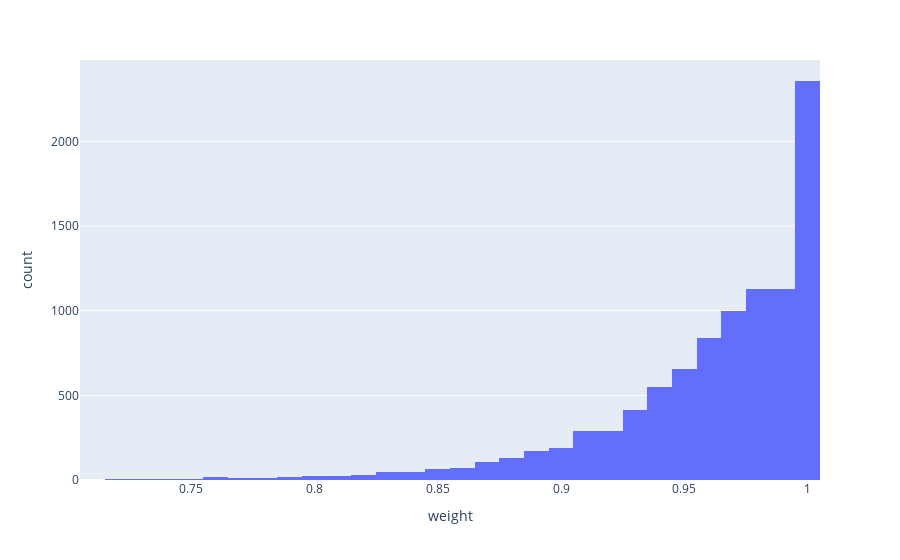

Source (notebook cell):
### Markdown cell above
Plotting a histogram of the weights.

### Code cell
fig = px.histogram(network_df, x='weight', nbins=50)
fig.layout.height = 500
fig.show()

### Figure 1 — Plotly figure (JSON) as saved in the notebook; plotly's stock layout.template omitted (floating-point values rounded to 4 significant figures; data arrays with more than 128 entries replaced by an {"elided": "..."} marker saying what was removed)
{"data": [{"alignmentgroup": "True", "bingroup": "x", "hovertemplate": "weight=%{x}<br>count=%{y}<extra></extra>", "legendgroup": "", "marker": {"color": "#636efa", "pattern": {"shape": ""}}, "name": "", "nbinsx": 50, "offsetgroup": "", "orientation": "v", "showlegend": false, "type": "histogram", "x": {"elided": "9615 float values"}, "xaxis": "x", "yaxis": "y"}], "layout": {"autosize": true, "barmode": "relative", "legend": {"tracegroupgap": 0}, "margin": {"t": 60}, "xaxis": {"anchor": "y", "autorange": true, "domain": [0, 1], "range": [0.705, 1.005], "title": {"text": "weight"}, "type": "linear"}, "yaxis": {"anchor": "x", "autorange": true, "domain": [0, 1], "range": [0, 2481.0], "title": {"text": "count"}}}}
